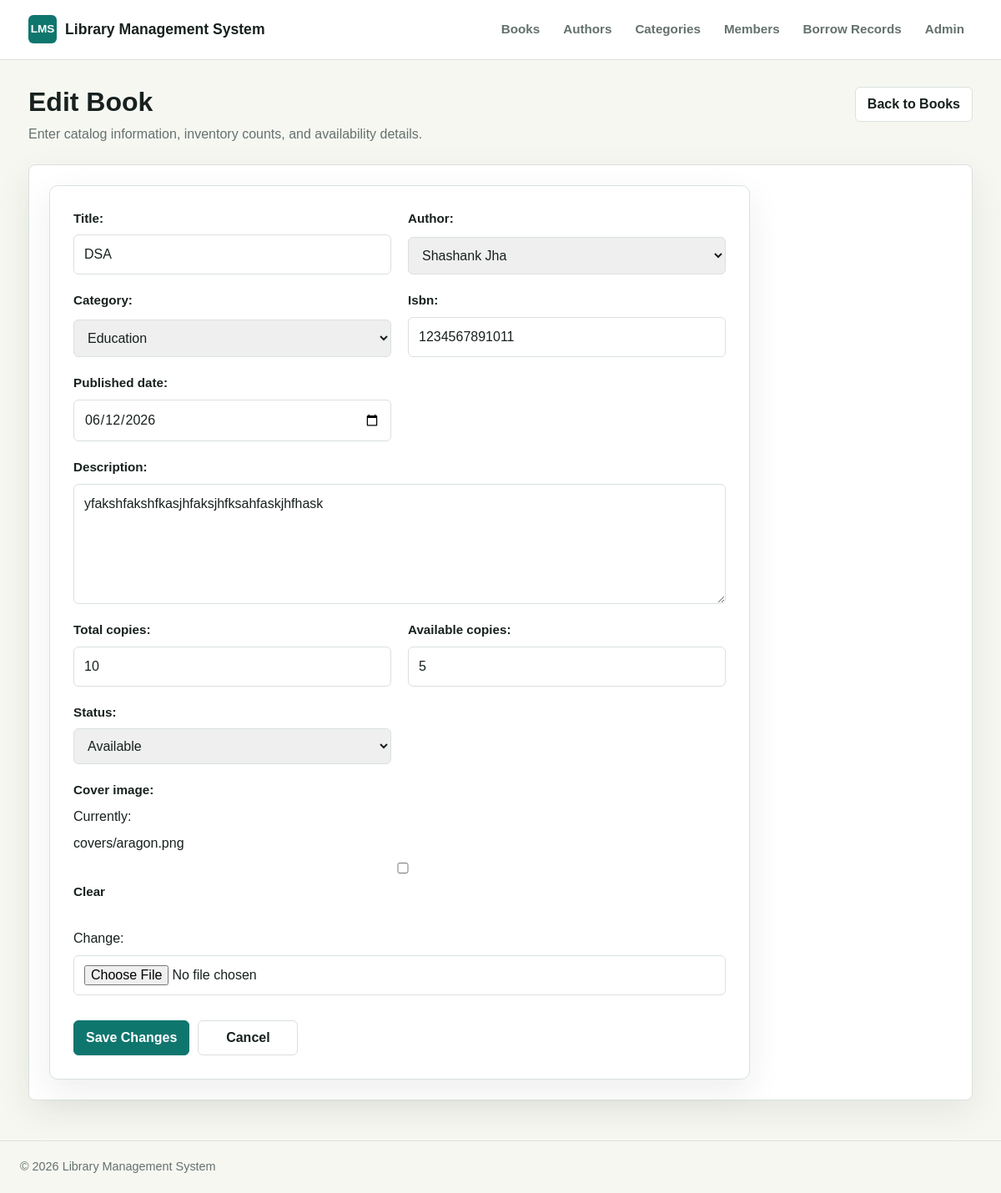
Page /books/2/edit/ on the committed database.
### books/models.py (models this page shows, shortened)
class Book(models.Model):
    STATUS_CHOICES = [
        ('available', 'Available'),
        ('borrowed',  'Borrowed'),
        ('lost',      'Lost'),
    ]
    title = models.CharField(max_length=300)
    author = models.ForeignKey(
        Author,
        on_delete=models.CASCADE,
        related_name='books'
    )
    category = models.ForeignKey(
        Category,
        on_delete=models.SET_NULL,
        null=True, blank=True,
        related_name='books'
    )
    isbn = models.CharField(max_length=13, unique=True)
    published_date = models.DateField()
    description = models.TextField(blank=True)
    total_copies = models.PositiveIntegerField(default=1)
    available_copies = models.PositiveIntegerField(default=1)
    status = models.CharField(
        max_length=20,
        choices=STATUS_CHOICES,
        default='available'
    )
    cover_image = models.ImageField(
        upload_to='covers/',
        blank=True, null=True
    )
    created_at = models.DateTimeField(auto_now_add=True)
    class Meta:
        ordering = ['title']

### books/views.py (the view)
# urls.py: path('<int:pk>/edit/', views.book_update, name='update'),
def book_update(request, pk):
    book = get_object_or_404(Book, pk=pk)
    if request.method == 'POST':
        form = BookForm(request.POST, request.FILES, instance=book)
        if form.is_valid():
            book = form.save()
            messages.success(request, 'Book updated successfully.')
            return redirect('books:detail', pk=book.pk)
    else:
        form = BookForm(instance=book)
    return render(
        request,
        'books/form.html',
        {
            'form': form,
            'book': book,
            'form_title': 'Edit Book',
            'submit_label': 'Save Changes',
        }
    )

### books/forms.py
class BookForm(forms.ModelForm):
    class Meta:
        model = Book
        fields = [
            'title',
            'author',
            'category',
            'isbn',
            'published_date',
            'description',
            'total_copies',
            'available_copies',
            'status',
            'cover_image',
        ]
        widgets = {
            'title': forms.TextInput(attrs={
                'placeholder': 'Book title',
            }),
            'isbn': forms.TextInput(attrs={
                'placeholder': '13-digit ISBN',
            }),
            'published_date': forms.DateInput(attrs={
                'type': 'date',
            }),
            'description': forms.Textarea(attrs={
                'placeholder': 'Optional book description',
                'rows': 5,
            }),
            'total_copies': forms.NumberInput(attrs={
                'min': 1,
            }),
            'available_copies': forms.NumberInput(attrs={
                'min': 0,
            }),
        }

### authors/models.py (called while the page is built)
    def __str__(self):
        return self.name

### categories/models.py (called while the page is built)
    def __str__(self):
        return self.name

### books/templates/books/form.html (shortened to what this page needs)
{% extends 'base.html' %}
{% block page_title %}{{ form_title }}{% endblock %}
{% block page_subtitle %}
    <p>Enter catalog information, inventory counts, and availability details.</p>
{% endblock %}
{% block page_actions %}
    <a class="button secondary" href="{% url 'books:list' %}">Back to Books</a>
{% endblock %}
{% block content %}
    <div class="form-card">
        <form class="book-form" method="post" enctype="multipart/form-data" novalidate>
            <div class="form-grid">
                {% for field in form %}
                    <div class="form-field {% if field.name == 'description' or field.name == 'cover_image' %}full{% endif %}">
                        {{ field.label_tag }}
                        {{ field }}
                    </div>
                {% endfor %}
            </div>
            <div class="form-actions">
                <button class="button" type="submit">{{ submit_label }}</button>
                <a class="button secondary" href="{% url 'books:list' %}">Cancel</a>
            </div>
        </form>
    </div>
{% endblock %}

### templates/base.html (style rules this page uses)
:root { --bg: #f7f7f2; --surface: #ffffff; --surface-muted: #f0f4f3; --text: #17211f; --muted: #64716e; --border: #d9e1de; --brand: #0f766e; --brand-dark: #115e59; --accent: #b45309; --danger: #be123c; --shadow: 0 14px 40px rgba(23, 33, 31, 0.08); }
* { box-sizing: border-box; }
body { margin: 0; min-height: 100vh; background: var(--bg); color: var(--text); font-family: Arial, Helvetica, sans-serif; line-height: 1.5; }
a { color: inherit; text-decoration: none; }
.page-heading p { color: var(--muted); margin: 8px 0 0; max-width: 700px; }
.button { align-items: center; background: var(--brand); border: 1px solid var(--brand); border-radius: 6px; color: #ffffff; cursor: pointer; display: inline-flex; font: inherit; font-weight: 700; justify-content: center; min-height: 40px; padding: 8px 14px; }
.button.secondary { background: var(--surface); border-color: var(--border); color: var(--text); }

### books/templates/books/form.html (style rules this page uses)
.form-card { background: var(--surface); border: 1px solid var(--border); border-radius: 10px; box-shadow: var(--shadow); padding: 28px; max-width: 840px; }
.book-form { display: grid; gap: 20px; }
.form-grid { display: grid; gap: 20px; grid-template-columns: repeat(2, minmax(0, 1fr)); }
.form-field { display: grid; gap: 8px; }
.form-field.full { grid-column: 1 / -1; }
.form-field label { font-weight: 700; color: var(--text); font-size: 0.95rem; }
.form-field input, .form-field select, .form-field textarea { border: 1px solid var(--border); border-radius: 6px; color: var(--text); font: inherit; padding: 11px 12px; width: 100%; transition: all 0.2s ease; }
.form-field textarea { min-height: 120px; resize: vertical; }
.form-actions { display: flex; flex-wrap: wrap; gap: 10px; margin-top: 10px; }
.form-actions .button { min-width: 120px; }

### rows in the picture
Book: form "DSA" "Shashank Jha" "Education" "1234567891011" "06/12/2026" "yfakshfakshfkasjhfaksjhfksahfaskjhfhask" "10" "5" "Available"

### other values in the picture
{{ field.label_tag }} "Title:" "Author:" "Category:" "Isbn:" "Published date:" "Description:" "Total copies:" "Available copies:" "Status:" "Cover image:"
{{ submit_label }} "Save Changes"
